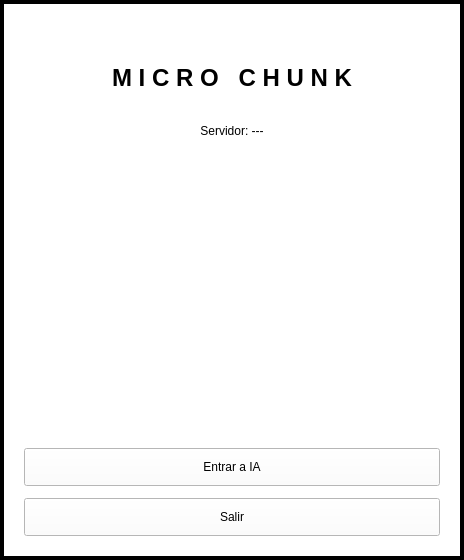
<?xml version="1.0" encoding="UTF-8"?>
<ui version="4.0">
 <class>MainMenuClient</class>
 <widget class="QWidget" name="MainMenuClient">
  <property name="geometry">
   <rect>
    <x>0</x>
    <y>0</y>
    <width>464</width>
    <height>560</height>
   </rect>
  </property>
  <property name="windowTitle">
   <string>Cliente MICRO CHUNK</string>
  </property>
  <property name="styleSheet">
   <string notr="true">QWidget { background-color: white; }</string>
  </property>
  <layout class="QVBoxLayout" name="rootLayout">
   <property name="margin" stdset="0">
    <number>0</number>
   </property>
   <item>
    <widget class="QFrame" name="frame">
     <property name="styleSheet">
      <string notr="true"/>
     </property>
     <property name="frameShape">
      <enum>QFrame::Shape::Box</enum>
     </property>
     <property name="lineWidth">
      <number>4</number>
     </property>
     <layout class="QVBoxLayout" name="frameLayout">
      <property name="spacing">
       <number>12</number>
      </property>
      <property name="leftMargin">
       <number>20</number>
      </property>
      <property name="topMargin">
       <number>50</number>
      </property>
      <property name="rightMargin">
       <number>20</number>
      </property>
      <property name="bottomMargin">
       <number>20</number>
      </property>
      <item>
       <widget class="QLabel" name="labelTitulo">
        <property name="styleSheet">
         <string>QLabel { font-family: Arial; font-size: 18pt; font-weight: bold; border: none; padding: 10px 10px 20px 10px; }</string>
        </property>
        <property name="text">
         <string>M I C R O   C H U N K</string>
        </property>
        <property name="alignment">
         <set>Qt::AlignmentFlag::AlignCenter</set>
        </property>
       </widget>
      </item>
      <item>
       <widget class="QLabel" name="labelEstadoServidor">
        <property name="styleSheet">
         <string notr="true"/>
        </property>
        <property name="text">
         <string>Servidor: ---</string>
        </property>
        <property name="alignment">
         <set>Qt::AlignmentFlag::AlignCenter</set>
        </property>
       </widget>
      </item>
      <item>
       <spacer name="spacerMiddle">
        <property name="orientation">
         <enum>Qt::Orientation::Vertical</enum>
        </property>
        <property name="sizeType">
         <enum>QSizePolicy::Policy::Expanding</enum>
        </property>
        <property name="sizeHint" stdset="0">
         <size>
          <width>20</width>
          <height>40</height>
         </size>
        </property>
       </spacer>
      </item>
      <item>
       <widget class="QPushButton" name="btnEntrar">
        <property name="minimumSize">
         <size>
          <width>0</width>
          <height>38</height>
         </size>
        </property>
        <property name="styleSheet">
         <string notr="true"> QPushButton:hover { background-color: #e8e8e8; } QPushButton:pressed { background-color: #d0d0d0; }</string>
        </property>
        <property name="text">
         <string>Entrar a IA</string>
        </property>
       </widget>
      </item>
      <item>
       <widget class="QPushButton" name="btnSalir">
        <property name="minimumSize">
         <size>
          <width>0</width>
          <height>38</height>
         </size>
        </property>
        <property name="styleSheet">
         <string notr="true"> QPushButton:hover { background-color: #e8e8e8; } QPushButton:pressed { background-color: #d0d0d0; }</string>
        </property>
        <property name="text">
         <string>Salir</string>
        </property>
       </widget>
      </item>
     </layout>
    </widget>
   </item>
  </layout>
 </widget>
 <resources/>
 <connections/>
</ui>
